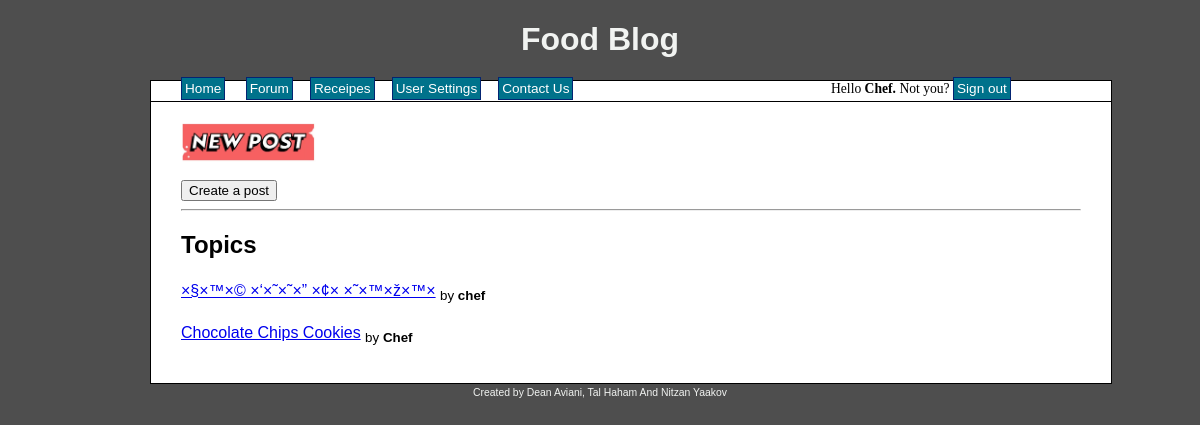
Screenshot of /?page=forum.php (signed in) with the database file from the repository.
### tables this page shows
CREATE TABLE `posting` (
  `id` int(11) NOT NULL,
  `poster` varchar(30) NOT NULL,
  `post_title` varchar(30) NOT NULL,
  `image` longblob NOT NULL,
  `filename` varchar(355) NOT NULL,
  `post_desc` text NOT NULL
);

### index.php (called while the page is built)
<?php
include 'header.php';
	if(empty($_GET['page']))
	    $page='home.php';
	else
		$page = $_GET['page'];
	require($page);
include 'footer.php';
?>

### forum.php (the view, shortened to what this page needs)
<!DOCTYPE html>
<html>
<head>
</head>
<body>
<img id='img_center' src='img/create_post.png' height='30%' width='15%'><br>
<button onclick="location.href='?page=create_post.php'" type="button">
         Create a post</button><hr>
	<?php
		include 'connection.php';
		$query = mysqli_query($conn, "SELECT id, post_title, poster FROM posting;");
		echo "<h2> Topics </h2>";
		while($data = mysqli_fetch_assoc($query)) {
			echo "<a href='?page=show_post.php&id=".$data["id"]."'>".$data["post_title"]."</a> <sub> by <b>".$data["poster"]."</b></sub><br><br>";
		}
	?>
</body>
</html>

### style.css (style rules this page uses)
body { background-color: #4E4E4E; text-align: center; }

### forum.php (style rules this page uses)
#img_center { display: block; margin-right: auto; }

### rows the page displays
posting: post_title "×§×™×© ×‘×˜×˜×” ×¢× ×˜×™×ž×™×", poster "chef"
posting: post_title "Chocolate Chips Cookies", poster "Chef"

### other values shown
$_SESSION["username"] "Chef"
